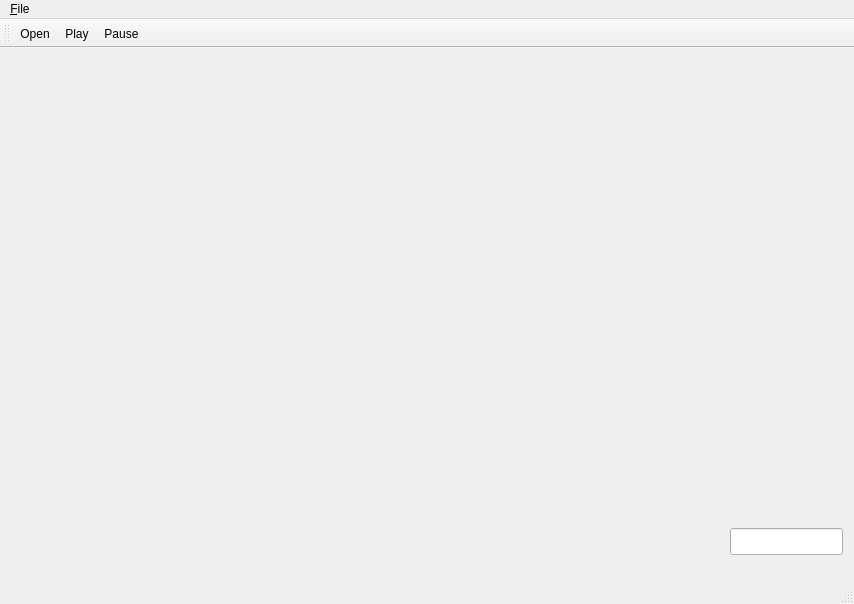
<?xml version="1.0" encoding="UTF-8"?>
<ui version="4.0">
 <class>MainWindow</class>
 <widget class="QMainWindow" name="MainWindow">
  <property name="geometry">
   <rect>
    <x>0</x>
    <y>0</y>
    <width>854</width>
    <height>604</height>
   </rect>
  </property>
  <property name="windowTitle">
   <string>MainWindow</string>
  </property>
  <widget class="QWidget" name="centralWidget">
   <widget class="QLineEdit" name="lineEdit">
    <property name="geometry">
     <rect>
      <x>730</x>
      <y>480</y>
      <width>113</width>
      <height>27</height>
     </rect>
    </property>
   </widget>
  </widget>
  <widget class="QMenuBar" name="menuBar">
   <property name="geometry">
    <rect>
     <x>0</x>
     <y>0</y>
     <width>854</width>
     <height>23</height>
    </rect>
   </property>
   <widget class="QMenu" name="menuFile">
    <property name="title">
     <string>&amp;File</string>
    </property>
    <addaction name="actionOpen"/>
    <addaction name="actionExit"/>
   </widget>
   <addaction name="menuFile"/>
  </widget>
  <widget class="QToolBar" name="mainToolBar">
   <attribute name="toolBarArea">
    <enum>TopToolBarArea</enum>
   </attribute>
   <attribute name="toolBarBreak">
    <bool>false</bool>
   </attribute>
   <addaction name="actionOpen"/>
   <addaction name="actionPlay"/>
   <addaction name="actionPause"/>
  </widget>
  <widget class="QStatusBar" name="statusBar"/>
  <action name="actionOpen">
   <property name="icon">
    <iconset resource="resources.qrc">
     <normaloff>:/icons/icons/document-open.svg</normaloff>:/icons/icons/document-open.svg</iconset>
   </property>
   <property name="text">
    <string>&amp;Open...</string>
   </property>
   <property name="toolTip">
    <string>Open file</string>
   </property>
   <property name="shortcut">
    <string>Ctrl+O</string>
   </property>
  </action>
  <action name="actionExit">
   <property name="text">
    <string>E&amp;xit</string>
   </property>
   <property name="toolTip">
    <string>Quit the application</string>
   </property>
   <property name="shortcut">
    <string>Ctrl+Q</string>
   </property>
  </action>
  <action name="actionPlay">
   <property name="icon">
    <iconset resource="resources.qrc">
     <normaloff>:/icons/icons/media-playback-start.svg</normaloff>:/icons/icons/media-playback-start.svg</iconset>
   </property>
   <property name="text">
    <string>Play</string>
   </property>
   <property name="toolTip">
    <string>Start playback</string>
   </property>
   <property name="shortcut">
    <string>Space</string>
   </property>
  </action>
  <action name="actionPause">
   <property name="icon">
    <iconset resource="resources.qrc">
     <normaloff>:/icons/icons/media-playback-pause.svg</normaloff>:/icons/icons/media-playback-pause.svg</iconset>
   </property>
   <property name="text">
    <string>Pause</string>
   </property>
   <property name="toolTip">
    <string>Pause playback</string>
   </property>
   <property name="shortcut">
    <string>Backspace</string>
   </property>
  </action>
 </widget>
 <layoutdefault spacing="6" margin="11"/>
 <resources>
  <include location="resources.qrc"/>
 </resources>
 <connections>
  <connection>
   <sender>actionExit</sender>
   <signal>triggered()</signal>
   <receiver>MainWindow</receiver>
   <slot>close()</slot>
   <hints>
    <hint type="sourcelabel">
     <x>-1</x>
     <y>-1</y>
    </hint>
    <hint type="destinationlabel">
     <x>199</x>
     <y>149</y>
    </hint>
   </hints>
  </connection>
 </connections>
</ui>
